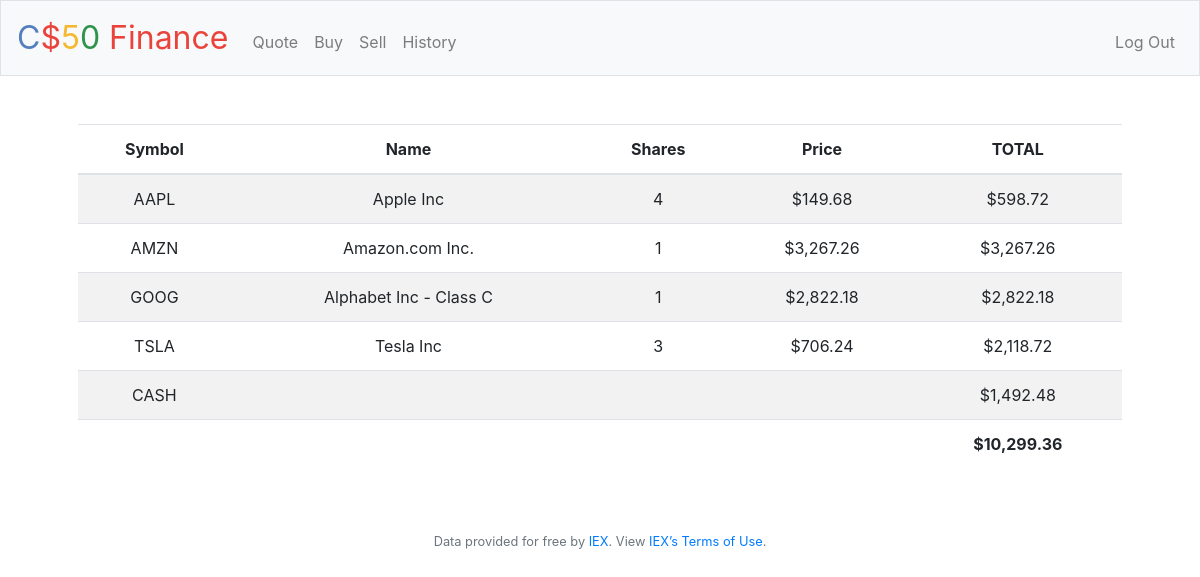
The page / (signed in) on the database its author committed.
### tables this page shows
CREATE TABLE transactions (
 id INTEGER PRIMARY KEY AUTOINCREMENT,
 user_id INTEGER NOT NULL,
 name TEXT NOT NULL,
 shares INTEGER NOT NULL,
 price NUMERIC NOT NULL,
 type TEXT NOT NULL,
 symbol TEXT NOT NULL,
 time TIMESTAMP DEFAULT CURRENT_TIMESTAMP,
 FOREIGN KEY(user_id) REFERENCES users(id)
);

CREATE TABLE users (id INTEGER, username TEXT NOT NULL, hash TEXT NOT NULL, cash NUMERIC NOT NULL DEFAULT 10000.00, PRIMARY KEY(id));

### application.py (the view)
@app.route("/")
@login_required
def index():
    user_id = session["user_id"]
    stocks = db.execute(
        "SELECT symbol, name, price, SUM(shares) as totalShares FROM transactions WHERE user_id = ? GROUP BY symbol", user_id)
    cash = db.execute("SELECT cash FROM users WHERE id = ?", user_id)[0]["cash"]
    total = cash
    for stock in stocks:
        total += stock["price"] * stock["totalShares"]
    return render_template("index.html", stocks=stocks, cash=cash, usd=usd, total=total)

### application.py (called while the page is built)
@app.after_request
def after_request(response):
    response.headers["Cache-Control"] = "no-cache, no-store, must-revalidate"
    response.headers["Expires"] = 0
    response.headers["Pragma"] = "no-cache"
    return response

### helpers.py (called while the page is built)
def login_required(f):
    @wraps(f)
    def decorated_function(*args, **kwargs):
        if session.get("user_id") is None:
            return redirect("/login")
        return f(*args, **kwargs)
    return decorated_function

def usd(value):
    return f"${value:,.2f}"

### templates/index.html (shortened to what this page needs)
{% extends "layout.html" %}
{% block main %}
    <table class = "table table-striped">
        <thead>
            <tr>
                <th> Symbol </th>
                <th> Name </th>
                <th> Shares </th>
                <th> Price </th>
                <th> TOTAL </th>
            </tr>
        </thead>
        <tbody>
            {% for stock in stocks %}
            <tr>
                <td> {{ stock["symbol"] }} </td>
                <td> {{ stock["name"] }} </td>
                <td> {{ stock["totalShares"] }} </td>
                <td> {{ usd(stock["price"]) }} </td>
                <td> {{ usd(stock["totalShares"] * stock["price"]) }} </td>
            </tr>
            {% endfor %}
            <tr>
                <td> CASH </td>
                <td colspan = "3"></td>
                <td> {{ usd(cash) }} </td>
            </tr>
        </tbody>
        <tfoot>
            <td colspan = "4"></td>
            <td><strong> {{ usd(total) }} </strong></td>
        </tfoot>
    </table>
{% endblock %}

### templates/layout.html (shortened to what this page needs)
<!DOCTYPE html>
<html lang="en">
    <head>
        <link rel="stylesheet" href="https://cdn.jsdelivr.net/npm/bootstrap@4.5.3/dist/css/bootstrap.min.css">
        <link href="/static/styles.css" rel="stylesheet">
    </head>
    <body>
        <nav class="navbar navbar-expand-md navbar-light bg-light border">
            <a class="navbar-brand" href="/"><span class="blue">C</span><span class="red">$</span><span class="yellow">5</span><span class="green">0</span> <span class="red">Finance</span></a>
            <div class="collapse navbar-collapse" id="navbar">
                {% if session.user_id %}
                    <ul class="navbar-nav mr-auto mt-2">
                        <li class="nav-item"><a class="nav-link" href="/quote">Quote</a></li>
                        <li class="nav-item"><a class="nav-link" href="/buy">Buy</a></li>
                        <li class="nav-item"><a class="nav-link" href="/sell">Sell</a></li>
                        <li class="nav-item"><a class="nav-link" href="/history">History</a></li>
                    </ul>
                    <ul class="navbar-nav ml-auto mt-2">
                        <li class="nav-item"><a class="nav-link" href="/logout">Log Out</a></li>
                    </ul>
                {% else %}
                    <ul class="navbar-nav ml-auto mt-2">
                        <li class="nav-item"><a class="nav-link" href="/register">Register</a></li>
                        <li class="nav-item"><a class="nav-link" href="/login">Log In</a></li>
                    </ul>
                {% endif %}
            </div>
        </nav>
        <main class="container p-5">
            {% block main %}{% endblock %}
        </main>
        <footer class="small text-center text-muted">
            Data provided for free by <a href="https://iextrading.com/developer">IEX</a>. View <a href="https://iextrading.com/api-exhibit-a/">IEX’s Terms of Use</a>.
        </footer>
    </body>
</html>

### static/styles.css (style rules this page uses)
nav .navbar-brand { font-size: xx-large; }
nav .navbar-brand .blue { color: #537fbe; }
nav .navbar-brand .red { color: #ea433b; }
nav .navbar-brand .yellow { color: #f5b82e; }
nav .navbar-brand .green { color: #2e944b; }
main { overflow-x: auto; text-align: center; }

### rows shown on the page
transactions: symbol "AMZN", name "Amazon.com Inc.", totalShares "1", price "$3,267.26", usd(stock['totalShares']*stock['price']) "$3,267.26"
transactions: symbol "GOOG", name "Alphabet Inc - Class C", totalShares "1", price "$2,822.18", usd(stock['totalShares']*stock['price']) "$2,822.18"
users: cash "$1,492.48"

### other values the page prints
{{ stock["symbol"] }} "AAPL" "TSLA"
{{ stock["name"] }} "Apple Inc" "Tesla Inc"
{{ stock["totalShares"] }} "4" "3"
{{ usd(stock["price"]) }} "$149.68" "$706.24"
{{ usd(stock["totalShares"] * stock["price"]) }} "$598.72" "$2,118.72"
{{ usd(total) }} "$10,299.36"
